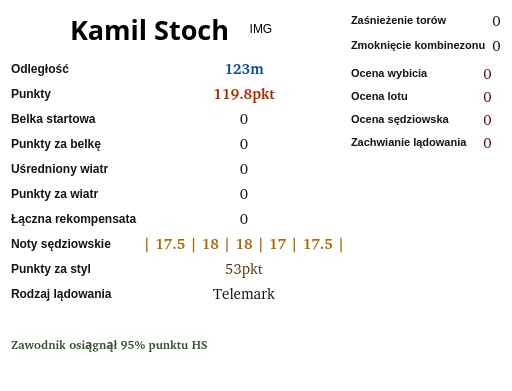
<?xml version="1.0" encoding="UTF-8"?>
<ui version="4.0">
 <class>JumpDataDetailedInfoWindow</class>
 <widget class="QWidget" name="JumpDataDetailedInfoWindow">
  <property name="geometry">
   <rect>
    <x>0</x>
    <y>0</y>
    <width>485</width>
    <height>391</height>
   </rect>
  </property>
  <property name="sizePolicy">
   <sizepolicy hsizetype="Maximum" vsizetype="Maximum">
    <horstretch>0</horstretch>
    <verstretch>0</verstretch>
   </sizepolicy>
  </property>
  <property name="windowTitle">
   <string>Informacje o skoku</string>
  </property>
  <property name="styleSheet">
   <string notr="true">background-color: rgb(255,255,255);</string>
  </property>
  <layout class="QHBoxLayout" name="horizontalLayout">
   <item>
    <layout class="QVBoxLayout" name="verticalLayout">
     <item>
      <layout class="QHBoxLayout" name="horizontalLayout_jumperInfoTitle">
       <item>
        <spacer name="horizontalSpacer">
         <property name="orientation">
          <enum>Qt::Horizontal</enum>
         </property>
         <property name="sizeHint" stdset="0">
          <size>
           <width>40</width>
           <height>20</height>
          </size>
         </property>
        </spacer>
       </item>
       <item>
        <layout class="QHBoxLayout" name="horizontalLayout_nameSurnameAndFlag">
         <item>
          <widget class="QLabel" name="label_nameAndSurname">
           <property name="font">
            <font>
             <family>Quicksand Medium</family>
             <pointsize>20</pointsize>
             <bold>true</bold>
            </font>
           </property>
           <property name="styleSheet">
            <string notr="true">color: black;</string>
           </property>
           <property name="text">
            <string>Kamil Stoch</string>
           </property>
          </widget>
         </item>
         <item>
          <widget class="QLabel" name="label_flag">
           <property name="minimumSize">
            <size>
             <width>50</width>
             <height>32</height>
            </size>
           </property>
           <property name="maximumSize">
            <size>
             <width>50</width>
             <height>32</height>
            </size>
           </property>
           <property name="text">
            <string>IMG</string>
           </property>
           <property name="alignment">
            <set>Qt::AlignCenter</set>
           </property>
          </widget>
         </item>
        </layout>
       </item>
       <item>
        <spacer name="horizontalSpacer_2">
         <property name="orientation">
          <enum>Qt::Horizontal</enum>
         </property>
         <property name="sizeHint" stdset="0">
          <size>
           <width>40</width>
           <height>20</height>
          </size>
         </property>
        </spacer>
       </item>
      </layout>
     </item>
     <item>
      <spacer name="verticalSpacer_3">
       <property name="orientation">
        <enum>Qt::Vertical</enum>
       </property>
       <property name="sizeType">
        <enum>QSizePolicy::Maximum</enum>
       </property>
       <property name="sizeHint" stdset="0">
        <size>
         <width>20</width>
         <height>5</height>
        </size>
       </property>
      </spacer>
     </item>
     <item>
      <layout class="QFormLayout" name="formLayout_mainInformations">
       <property name="sizeConstraint">
        <enum>QLayout::SetMinimumSize</enum>
       </property>
       <property name="verticalSpacing">
        <number>6</number>
       </property>
       <item row="0" column="0">
        <widget class="QLabel" name="label_3">
         <property name="font">
          <font>
           <pointsize>9</pointsize>
           <bold>true</bold>
          </font>
         </property>
         <property name="styleSheet">
          <string notr="true">color: rgb(20, 20, 20);</string>
         </property>
         <property name="text">
          <string>Odległość</string>
         </property>
        </widget>
       </item>
       <item row="0" column="1">
        <widget class="QLabel" name="label_distance">
         <property name="font">
          <font>
           <family>Quicksand [PfEd]</family>
           <pointsize>11</pointsize>
           <bold>true</bold>
          </font>
         </property>
         <property name="styleSheet">
          <string notr="true">color: rgb(6, 75, 150);</string>
         </property>
         <property name="text">
          <string>123m</string>
         </property>
         <property name="alignment">
          <set>Qt::AlignCenter</set>
         </property>
        </widget>
       </item>
       <item row="1" column="0">
        <widget class="QLabel" name="label_4">
         <property name="font">
          <font>
           <pointsize>9</pointsize>
           <bold>true</bold>
          </font>
         </property>
         <property name="styleSheet">
          <string notr="true">color: rgb(20, 20, 20);</string>
         </property>
         <property name="text">
          <string>Punkty</string>
         </property>
        </widget>
       </item>
       <item row="1" column="1">
        <widget class="QLabel" name="label_points">
         <property name="font">
          <font>
           <family>Quicksand [PfEd]</family>
           <pointsize>11</pointsize>
           <bold>true</bold>
          </font>
         </property>
         <property name="styleSheet">
          <string notr="true">color: rgb(168, 40, 0);</string>
         </property>
         <property name="text">
          <string>119.8pkt</string>
         </property>
         <property name="alignment">
          <set>Qt::AlignCenter</set>
         </property>
        </widget>
       </item>
       <item row="2" column="0">
        <widget class="QLabel" name="label_5">
         <property name="font">
          <font>
           <pointsize>9</pointsize>
           <bold>true</bold>
          </font>
         </property>
         <property name="styleSheet">
          <string notr="true">color: rgb(20, 20, 20);</string>
         </property>
         <property name="text">
          <string>Belka startowa</string>
         </property>
        </widget>
       </item>
       <item row="2" column="1">
        <widget class="QLabel" name="label_gate">
         <property name="font">
          <font>
           <family>Quicksand [PfEd]</family>
           <pointsize>11</pointsize>
           <bold>false</bold>
          </font>
         </property>
         <property name="styleSheet">
          <string notr="true">color: rgb(20, 20, 20);</string>
         </property>
         <property name="text">
          <string>0</string>
         </property>
         <property name="alignment">
          <set>Qt::AlignCenter</set>
         </property>
        </widget>
       </item>
       <item row="3" column="0">
        <widget class="QLabel" name="label_6">
         <property name="font">
          <font>
           <pointsize>9</pointsize>
           <bold>true</bold>
          </font>
         </property>
         <property name="styleSheet">
          <string notr="true">color: rgb(20, 20, 20);</string>
         </property>
         <property name="text">
          <string>Punkty za belkę</string>
         </property>
        </widget>
       </item>
       <item row="3" column="1">
        <widget class="QLabel" name="label_gatePoints">
         <property name="font">
          <font>
           <family>Quicksand [PfEd]</family>
           <pointsize>11</pointsize>
           <bold>false</bold>
          </font>
         </property>
         <property name="styleSheet">
          <string notr="true">color: rgb(20, 20, 20);</string>
         </property>
         <property name="text">
          <string>0</string>
         </property>
         <property name="alignment">
          <set>Qt::AlignCenter</set>
         </property>
        </widget>
       </item>
       <item row="4" column="0">
        <widget class="QLabel" name="label_7">
         <property name="font">
          <font>
           <pointsize>9</pointsize>
           <bold>true</bold>
          </font>
         </property>
         <property name="styleSheet">
          <string notr="true">color: rgb(20, 20, 20);</string>
         </property>
         <property name="text">
          <string>Uśredniony wiatr</string>
         </property>
        </widget>
       </item>
       <item row="4" column="1">
        <widget class="QLabel" name="label_averageWind">
         <property name="font">
          <font>
           <family>Quicksand [PfEd]</family>
           <pointsize>11</pointsize>
           <bold>false</bold>
          </font>
         </property>
         <property name="styleSheet">
          <string notr="true">color: rgb(20, 20, 20);</string>
         </property>
         <property name="text">
          <string>0</string>
         </property>
         <property name="alignment">
          <set>Qt::AlignCenter</set>
         </property>
        </widget>
       </item>
       <item row="5" column="0">
        <widget class="QLabel" name="label_8">
         <property name="font">
          <font>
           <pointsize>9</pointsize>
           <bold>true</bold>
          </font>
         </property>
         <property name="styleSheet">
          <string notr="true">color: rgb(20, 20, 20);</string>
         </property>
         <property name="text">
          <string>Punkty za wiatr</string>
         </property>
        </widget>
       </item>
       <item row="5" column="1">
        <widget class="QLabel" name="label_windPoints">
         <property name="font">
          <font>
           <family>Quicksand [PfEd]</family>
           <pointsize>11</pointsize>
           <bold>false</bold>
          </font>
         </property>
         <property name="styleSheet">
          <string notr="true">color: rgb(20, 20, 20);</string>
         </property>
         <property name="text">
          <string>0</string>
         </property>
         <property name="alignment">
          <set>Qt::AlignCenter</set>
         </property>
        </widget>
       </item>
       <item row="6" column="0">
        <widget class="QLabel" name="label_15">
         <property name="font">
          <font>
           <pointsize>9</pointsize>
           <bold>true</bold>
          </font>
         </property>
         <property name="styleSheet">
          <string notr="true">color: rgb(20, 20, 20);</string>
         </property>
         <property name="text">
          <string>Łączna rekompensata</string>
         </property>
        </widget>
       </item>
       <item row="6" column="1">
        <widget class="QLabel" name="label_totalCompensation">
         <property name="font">
          <font>
           <family>Quicksand [PfEd]</family>
           <pointsize>11</pointsize>
           <bold>false</bold>
          </font>
         </property>
         <property name="styleSheet">
          <string notr="true">color: rgb(20, 20, 20);</string>
         </property>
         <property name="text">
          <string>0</string>
         </property>
         <property name="alignment">
          <set>Qt::AlignCenter</set>
         </property>
        </widget>
       </item>
       <item row="7" column="0">
        <widget class="QLabel" name="label">
         <property name="font">
          <font>
           <pointsize>9</pointsize>
           <bold>true</bold>
          </font>
         </property>
         <property name="styleSheet">
          <string notr="true">color: rgb(20, 20, 20);</string>
         </property>
         <property name="text">
          <string>Noty sędziowskie</string>
         </property>
        </widget>
       </item>
       <item row="7" column="1">
        <widget class="QLabel" name="label_judges">
         <property name="font">
          <font>
           <family>Quicksand [PfEd]</family>
           <pointsize>11</pointsize>
           <bold>true</bold>
          </font>
         </property>
         <property name="styleSheet">
          <string notr="true">color: rgb(168, 105, 0);</string>
         </property>
         <property name="text">
          <string>| 17.5 | 18 | 18 | 17 | 17.5 |</string>
         </property>
         <property name="alignment">
          <set>Qt::AlignCenter</set>
         </property>
        </widget>
       </item>
       <item row="9" column="0">
        <widget class="QLabel" name="label_2">
         <property name="font">
          <font>
           <pointsize>9</pointsize>
           <bold>true</bold>
          </font>
         </property>
         <property name="styleSheet">
          <string notr="true">color: rgb(20, 20, 20);</string>
         </property>
         <property name="text">
          <string>Rodzaj lądowania</string>
         </property>
        </widget>
       </item>
       <item row="9" column="1">
        <widget class="QLabel" name="label_landingType">
         <property name="font">
          <font>
           <family>Quicksand [PfEd]</family>
           <pointsize>11</pointsize>
           <bold>false</bold>
          </font>
         </property>
         <property name="styleSheet">
          <string notr="true">color: rgb(20, 20, 20);</string>
         </property>
         <property name="text">
          <string>Telemark</string>
         </property>
         <property name="alignment">
          <set>Qt::AlignCenter</set>
         </property>
        </widget>
       </item>
       <item row="8" column="0">
        <widget class="QLabel" name="label_10">
         <property name="font">
          <font>
           <pointsize>9</pointsize>
           <bold>true</bold>
          </font>
         </property>
         <property name="styleSheet">
          <string notr="true">color: rgb(20, 20, 20);</string>
         </property>
         <property name="text">
          <string>Punkty za styl</string>
         </property>
        </widget>
       </item>
       <item row="8" column="1">
        <widget class="QLabel" name="label_judgesPoints">
         <property name="font">
          <font>
           <family>Quicksand [PfEd]</family>
           <pointsize>11</pointsize>
          </font>
         </property>
         <property name="styleSheet">
          <string notr="true">color: rgb(80, 58, 10);</string>
         </property>
         <property name="text">
          <string>53pkt</string>
         </property>
         <property name="alignment">
          <set>Qt::AlignCenter</set>
         </property>
        </widget>
       </item>
      </layout>
     </item>
     <item>
      <widget class="QLabel" name="label_beats95HSPercents">
       <property name="font">
        <font>
         <family>Quicksand Light [PfEd]</family>
         <bold>true</bold>
        </font>
       </property>
       <property name="styleSheet">
        <string notr="true">color: rgb(49, 76, 44);</string>
       </property>
       <property name="text">
        <string>Zawodnik osiągnął 95% punktu HS</string>
       </property>
      </widget>
     </item>
     <item>
      <layout class="QVBoxLayout" name="verticalLayout_windsInfo">
       <property name="spacing">
        <number>2</number>
       </property>
      </layout>
     </item>
    </layout>
   </item>
   <item>
    <spacer name="horizontalSpacer_3">
     <property name="orientation">
      <enum>Qt::Horizontal</enum>
     </property>
     <property name="sizeType">
      <enum>QSizePolicy::Maximum</enum>
     </property>
     <property name="sizeHint" stdset="0">
      <size>
       <width>60</width>
       <height>20</height>
      </size>
     </property>
    </spacer>
   </item>
   <item>
    <layout class="QVBoxLayout" name="verticalLayout_others">
     <item>
      <layout class="QFormLayout" name="formLayout_weatherInfos">
       <item row="0" column="0">
        <widget class="QLabel" name="label_12">
         <property name="font">
          <font>
           <pointsize>8</pointsize>
           <bold>true</bold>
          </font>
         </property>
         <property name="styleSheet">
          <string>color: rgb(20, 20, 20);</string>
         </property>
         <property name="text">
          <string>Zaśnieżenie torów</string>
         </property>
        </widget>
       </item>
       <item row="0" column="1">
        <widget class="QLabel" name="label_inrunSnow">
         <property name="sizePolicy">
          <sizepolicy hsizetype="Expanding" vsizetype="Minimum">
           <horstretch>0</horstretch>
           <verstretch>0</verstretch>
          </sizepolicy>
         </property>
         <property name="font">
          <font>
           <family>Quicksand [PfEd]</family>
           <pointsize>11</pointsize>
           <bold>false</bold>
          </font>
         </property>
         <property name="styleSheet">
          <string notr="true">color: rgb(20, 20, 20);</string>
         </property>
         <property name="text">
          <string>0</string>
         </property>
         <property name="alignment">
          <set>Qt::AlignCenter</set>
         </property>
        </widget>
       </item>
       <item row="1" column="0">
        <widget class="QLabel" name="label_14">
         <property name="font">
          <font>
           <pointsize>8</pointsize>
           <bold>true</bold>
          </font>
         </property>
         <property name="styleSheet">
          <string>color: rgb(20, 20, 20);</string>
         </property>
         <property name="text">
          <string>Zmoknięcie kombinezonu</string>
         </property>
        </widget>
       </item>
       <item row="1" column="1">
        <widget class="QLabel" name="label_suitWet">
         <property name="sizePolicy">
          <sizepolicy hsizetype="Expanding" vsizetype="Minimum">
           <horstretch>0</horstretch>
           <verstretch>0</verstretch>
          </sizepolicy>
         </property>
         <property name="font">
          <font>
           <family>Quicksand [PfEd]</family>
           <pointsize>11</pointsize>
           <bold>false</bold>
          </font>
         </property>
         <property name="styleSheet">
          <string notr="true">color: rgb(20, 20, 20);</string>
         </property>
         <property name="text">
          <string>0</string>
         </property>
         <property name="alignment">
          <set>Qt::AlignCenter</set>
         </property>
        </widget>
       </item>
      </layout>
     </item>
     <item>
      <spacer name="verticalSpacer">
       <property name="orientation">
        <enum>Qt::Vertical</enum>
       </property>
       <property name="sizeType">
        <enum>QSizePolicy::Maximum</enum>
       </property>
       <property name="sizeHint" stdset="0">
        <size>
         <width>20</width>
         <height>3</height>
        </size>
       </property>
      </spacer>
     </item>
     <item>
      <layout class="QFormLayout" name="formLayout_simulationRating">
       <property name="verticalSpacing">
        <number>4</number>
       </property>
       <item row="0" column="0">
        <widget class="QLabel" name="label_16">
         <property name="font">
          <font>
           <pointsize>8</pointsize>
           <bold>true</bold>
          </font>
         </property>
         <property name="styleSheet">
          <string>color: rgb(20, 20, 20);</string>
         </property>
         <property name="text">
          <string>Ocena wybicia</string>
         </property>
        </widget>
       </item>
       <item row="2" column="0">
        <widget class="QLabel" name="label_17">
         <property name="font">
          <font>
           <pointsize>8</pointsize>
           <bold>true</bold>
          </font>
         </property>
         <property name="styleSheet">
          <string>color: rgb(20, 20, 20);</string>
         </property>
         <property name="text">
          <string>Ocena sędziowska</string>
         </property>
        </widget>
       </item>
       <item row="1" column="0">
        <widget class="QLabel" name="label_18">
         <property name="font">
          <font>
           <pointsize>8</pointsize>
           <bold>true</bold>
          </font>
         </property>
         <property name="styleSheet">
          <string>color: rgb(20, 20, 20);</string>
         </property>
         <property name="text">
          <string>Ocena lotu</string>
         </property>
        </widget>
       </item>
       <item row="0" column="1">
        <widget class="QLabel" name="label_takeoffRating">
         <property name="font">
          <font>
           <family>Quicksand [PfEd]</family>
           <pointsize>11</pointsize>
           <bold>false</bold>
          </font>
         </property>
         <property name="styleSheet">
          <string notr="true">color: rgb(80, 17, 17);</string>
         </property>
         <property name="text">
          <string>0</string>
         </property>
         <property name="alignment">
          <set>Qt::AlignCenter</set>
         </property>
        </widget>
       </item>
       <item row="1" column="1">
        <widget class="QLabel" name="label_flightRating">
         <property name="font">
          <font>
           <family>Quicksand [PfEd]</family>
           <pointsize>11</pointsize>
           <bold>false</bold>
          </font>
         </property>
         <property name="styleSheet">
          <string notr="true">color: rgb(80, 17, 17);</string>
         </property>
         <property name="text">
          <string>0</string>
         </property>
         <property name="alignment">
          <set>Qt::AlignCenter</set>
         </property>
        </widget>
       </item>
       <item row="2" column="1">
        <widget class="QLabel" name="label_judgesRating">
         <property name="font">
          <font>
           <family>Quicksand [PfEd]</family>
           <pointsize>11</pointsize>
           <bold>false</bold>
          </font>
         </property>
         <property name="styleSheet">
          <string notr="true">color: rgb(80, 17, 17);</string>
         </property>
         <property name="text">
          <string>0</string>
         </property>
         <property name="alignment">
          <set>Qt::AlignCenter</set>
         </property>
        </widget>
       </item>
       <item row="3" column="0">
        <widget class="QLabel" name="label_19">
         <property name="font">
          <font>
           <pointsize>8</pointsize>
           <bold>true</bold>
          </font>
         </property>
         <property name="styleSheet">
          <string>color: rgb(20, 20, 20);</string>
         </property>
         <property name="text">
          <string>Zachwianie lądowania</string>
         </property>
        </widget>
       </item>
       <item row="3" column="1">
        <widget class="QLabel" name="label_landingInstability">
         <property name="font">
          <font>
           <family>Quicksand [PfEd]</family>
           <pointsize>11</pointsize>
           <bold>false</bold>
          </font>
         </property>
         <property name="styleSheet">
          <string notr="true">color: rgb(80, 17, 17);</string>
         </property>
         <property name="text">
          <string>0</string>
         </property>
         <property name="alignment">
          <set>Qt::AlignCenter</set>
         </property>
        </widget>
       </item>
      </layout>
     </item>
     <item>
      <spacer name="verticalSpacer_2">
       <property name="orientation">
        <enum>Qt::Vertical</enum>
       </property>
       <property name="sizeHint" stdset="0">
        <size>
         <width>20</width>
         <height>40</height>
        </size>
       </property>
      </spacer>
     </item>
    </layout>
   </item>
  </layout>
 </widget>
 <resources/>
 <connections/>
</ui>
